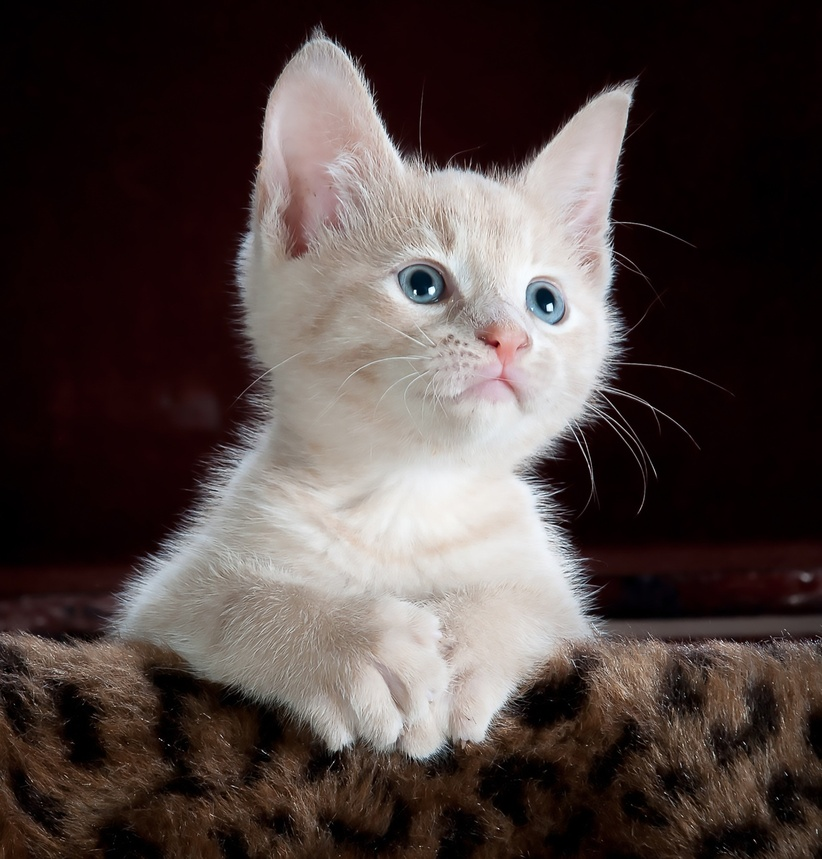
#> input picture 2026 I/C8/imagen1.jpg, 822 x 859 px, shrunk from 2392 x 2500 before the run
$ python clase.py
#> lines starting #> are read from the running program, lines starting #| are printed output that depends on the picture

import cv2
import numpy as np
import matplotlib.pyplot as plt

def asimetria(imagen):

    media = np.mean(imagen)
    std = np.std(imagen)

    asimetria = np.mean((imagen - media)**3) / (std**3)

    return asimetria

def rgb_a_gris(imagen):

    filas, columnas = imagen.shape[:2]
    imagen_gris = np.zeros((filas, columnas), dtype=np.uint8)

   # Convertir a escala de grises

    avanzando = 0
    visual = 100

    for i in range(0, filas-1):

        avanzando += 1

        if avanzando == visual:
            print(f'Procesando RGB to GRAY {i+1}/{filas} ({(avanzando/filas)*100:.2f}%)')
            visual += 100

        for j in range(0, columnas-1):

            rojo  = float(imagen[i, j, 0])
            verde = float(imagen[i, j, 1])
            azul  = float(imagen[i, j, 2])

            gris = (rojo + verde + azul) / 3
            imagen_gris[i, j] = np.uint8(gris)

    imagen_gris = np.array(imagen_gris)

    return imagen_gris

def convolucion(imagen, kernel):

    filas, columnas = imagen.shape

    imagen_filtrada = np.zeros((filas, columnas), dtype=np.uint8)

    avanzando = 0
    visual = 100

    for i in range(0, filas-2):

        avanzando += 1

        if avanzando == visual:
            print(f'Procesando FILTRO {i+1}/{filas} ({(avanzando/filas)*100:.2f}%)')
            visual += 100

        for j in range(0, columnas-2):

            suma = 0

            H1 = imagen[i+0, j+0] * kernel[0, 0]
            H2 = imagen[i+0, j+1] * kernel[0, 1]
            H3 = imagen[i+0, j+2] * kernel[0, 2]

            H4 = imagen[i+1, j+0] * kernel[1, 0]
            H5 = imagen[i+1, j+1] * kernel[1, 1]
            H6 = imagen[i+1, j+2] * kernel[1, 2]

            H7 = imagen[i+2, j+0] * kernel[2, 0]
            H8 = imagen[i+2, j+1] * kernel[2, 1]
            H9 = imagen[i+2, j+2] * kernel[2, 2]

            suma = H1 + H2 + H3 + H4 + H5 + H6 + H7 + H8 + H9

            '''
            if suma > 255:
                suma = 255
            elif suma < 0:
                suma = 0
            '''

            imagen_filtrada[i, j] = np.uint8(suma)

    return imagen_filtrada

# Cargar la imagen
imagen_rgb = cv2.imread('imagen1.jpg')
#> imagen_rgb is the input picture: shape (859, 822, 3); mean B, G, R 64.2, 66.8, 78.5
# Convertir de BGR a RGB
imagen_rgb = cv2.cvtColor(imagen_rgb, cv2.COLOR_BGR2RGB)

# Obtener las dimensiones de la imagen
filas, columnas = imagen_rgb.shape[:2]
#> filas = 859; columnas = 822

# Convertir a escala de grises
imagen_gris = rgb_a_gris(imagen_rgb)
#> after the loop in rgb_a_gris, `for i in range(0, filas-1):`:
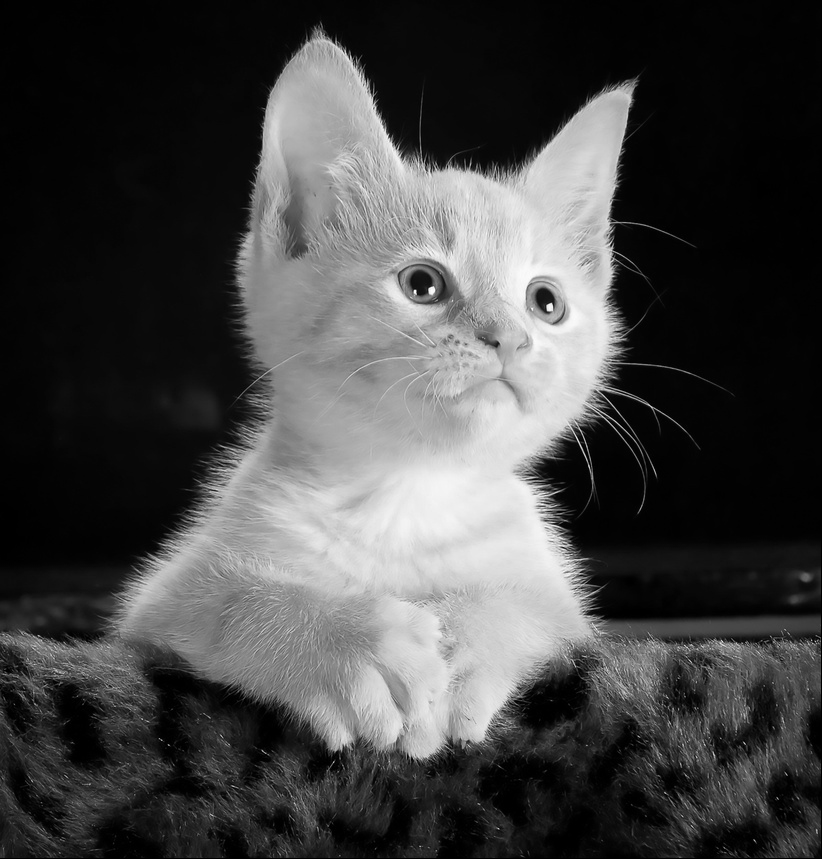
#> imagen_gris: shape (859, 822); min 0, max 252, mean 69.5
#> after the loop in rgb_a_gris, `for i in range(0, filas-1):`: avanzando = 858; visual = 900

# Aplicar el filtro con convolución

# Filtro de Sobel horizontal.

kernel = np.array([[1, 2, 1],
                   [0, 0, 0],
                   [-1, -2, -1]])

imagen_filtradaA = convolucion(imagen_gris, kernel)
#> after the loop in convolucion, `for i in range(0, filas-2):`:
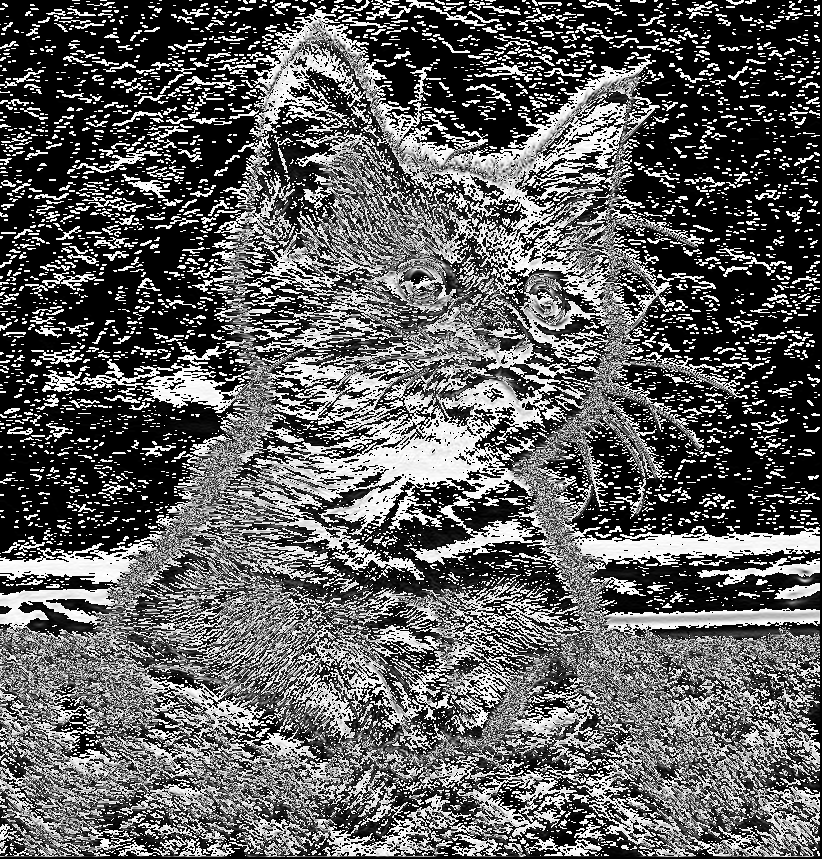
#> imagen_filtrada: shape (859, 822); min 0, max 255, mean 95.8
#> after the loop in convolucion, `for i in range(0, filas-2):`: avanzando = 857; visual = 900

# Filtro laplaciano.

kernel = np.array([[0, -1, 0],
                   [-1, 4, -1],
                   [0, -1, 0]])

imagen_filtradaB = convolucion(imagen_gris, kernel)
#> after the loop in convolucion (call 2), `for i in range(0, filas-2):`:
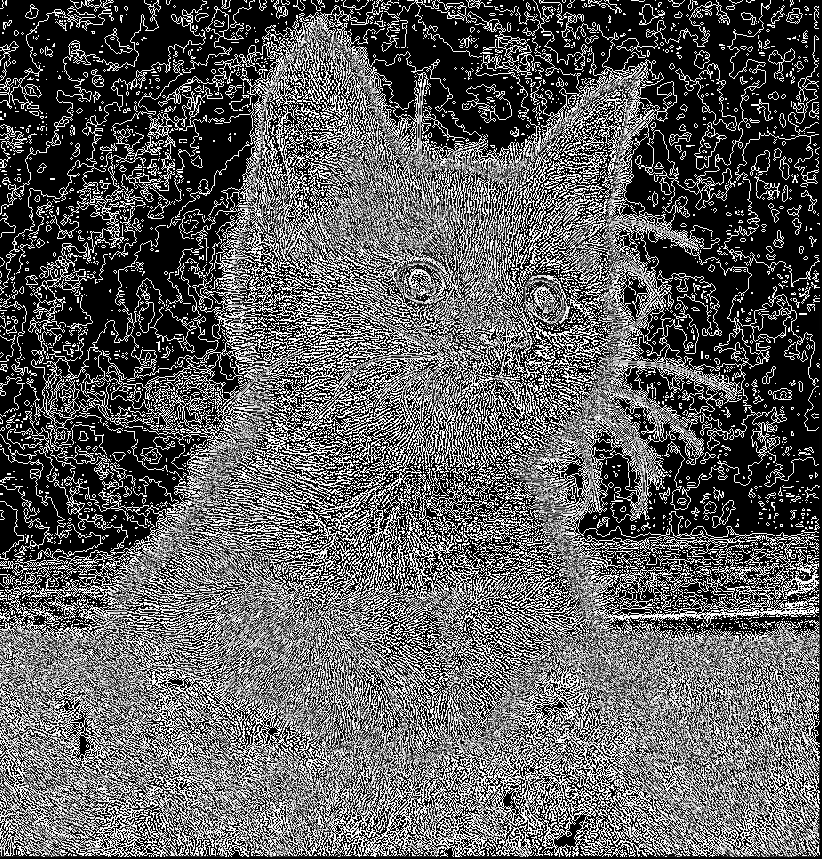
#> imagen_filtrada: shape (859, 822); min 0, max 255, mean 93.1
#> after the loop in convolucion (call 2), `for i in range(0, filas-2):`: avanzando = 857; visual = 900

# Filtro de descripción.

kernel = np.array([[-1, -1, -1],
                   [-1, 8, -1],
                   [-1, -1, -1]])

imagen_filtradaC = convolucion(imagen_gris, kernel)
#> after the loop in convolucion (call 3), `for i in range(0, filas-2):`:
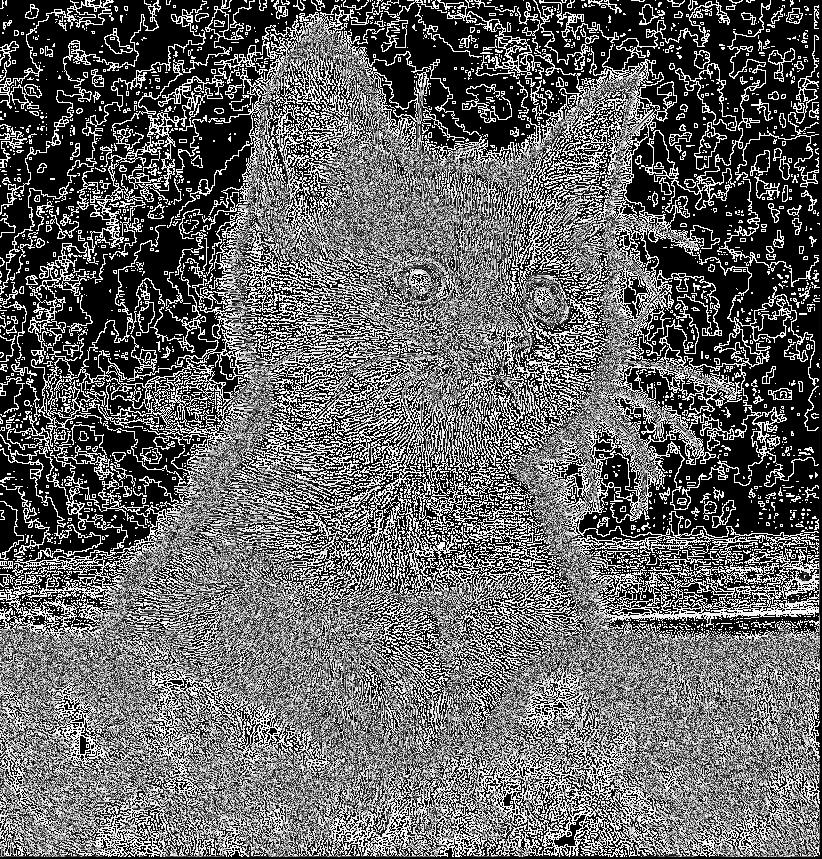
#> imagen_filtrada: shape (859, 822); min 0, max 255, mean 100.3
#> after the loop in convolucion (call 3), `for i in range(0, filas-2):`: avanzando = 857; visual = 900

media_gris = np.mean(imagen_gris)
#> media_gris = 69.46
media_sobel = np.mean(imagen_filtradaA)
#> media_sobel = 95.82
media_laplaciano = np.mean(imagen_filtradaB)
#> media_laplaciano = 93.07
media_descripcion = np.mean(imagen_filtradaC)
#> media_descripcion = 100.3

print(f'Media de la imagen en escala de grises: {media_gris:.2f}')
#| Media de la imagen en escala de grises: 69.46
print(f'Media de la imagen filtrada con Sobel: {media_sobel:.2f}')
#| Media de la imagen filtrada con Sobel: 95.82
print(f'Media de la imagen filtrada con Laplaciano: {media_laplaciano:.2f}')
#| Media de la imagen filtrada con Laplaciano: 93.07
print(f'Media de la imagen filtrada con Descripción: {media_descripcion:.2f}')
#| Media de la imagen filtrada con Descripción: 100.30

std_gris = np.std(imagen_gris)
#> std_gris = 80.47
std_sobel = np.std(imagen_filtradaA)
#> std_sobel = 109.4
std_laplaciano = np.std(imagen_filtradaB)
#> std_laplaciano = 113.1
std_descripcion = np.std(imagen_filtradaC)
#> std_descripcion = 108.7

print(f'desviación estándar de la imagen en escala de grises: {std_gris:.2f}')
#| desviación estándar de la imagen en escala de grises: 80.47
print(f'desviación estándar de la imagen filtrada con Sobel: {std_sobel:.2f}')
#| desviación estándar de la imagen filtrada con Sobel: 109.43
print(f'desviación estándar de la imagen filtrada con Laplaciano: {std_laplaciano:.2f}')
#| desviación estándar de la imagen filtrada con Laplaciano: 113.09
print(f'desviación estándar de la imagen filtrada con Descripción: {std_descripcion:.2f}')
#| desviación estándar de la imagen filtrada con Descripción: 108.74

corr_gris = asimetria(imagen_gris)
#> in asimetria, `media = np.mean(imagen)`: media = 69.46
#> in asimetria, `std = np.std(imagen)`: std = 80.47
#> in asimetria, `asimetria = np.mean((imagen - media)**3) / (std**3)`: asimetria = 0.804
#> corr_gris = 0.804
corr_sobel = asimetria(imagen_filtradaA)
#> corr_sobel = 0.51
corr_laplaciano = asimetria(imagen_filtradaB)
#> corr_laplaciano = 0.555
corr_descripcion = asimetria(imagen_filtradaC)
#> corr_descripcion = 0.421

print(f'Asimetria de grayscale image: {corr_gris:.2f}')
#| Asimetria de grayscale image: 0.80
print(f'Asimetria de image filtered with Sobel: {corr_sobel:.2f}')
#| Asimetria de image filtered with Sobel: 0.51
print(f'Asimetria de image filtered with Laplaciano: {corr_laplaciano:.2f}')
#| Asimetria de image filtered with Laplaciano: 0.56
print(f'Asimetria de the image filtered with Descripción: {corr_descripcion:.2f}')
#| Asimetria de the image filtered with Descripción: 0.42

plt.figure(figsize=(8, 6))
plt.subplot(1, 2, 1)
plt.imshow(imagen_rgb)
plt.axis('off')
plt.title('Imagen a color 24 bits')
plt.subplot(1, 2, 2)
plt.imshow(imagen_gris, cmap='gray')
plt.axis('off')
plt.title('Imagen en Escala de Grises')

plt.figure(figsize=(8, 6))
plt.subplot(2, 2, 1)
plt.imshow(imagen_rgb)
plt.axis('off')
plt.title('Imagen a color 24 bits')
plt.subplot(2, 2, 2)
plt.imshow(imagen_filtradaA, cmap='gray')
plt.axis('off')
plt.title('Imagen filtrada Sobel')
plt.subplot(2, 2, 3)
plt.imshow(imagen_filtradaB, cmap='gray')
plt.axis('off')
plt.title('Imagen filtrada Laplaciano')
plt.subplot(2, 2, 4)
plt.imshow(imagen_filtradaC, cmap='gray')
plt.axis('off')
plt.title('Imagen filtrada descripción')
plt.show()
